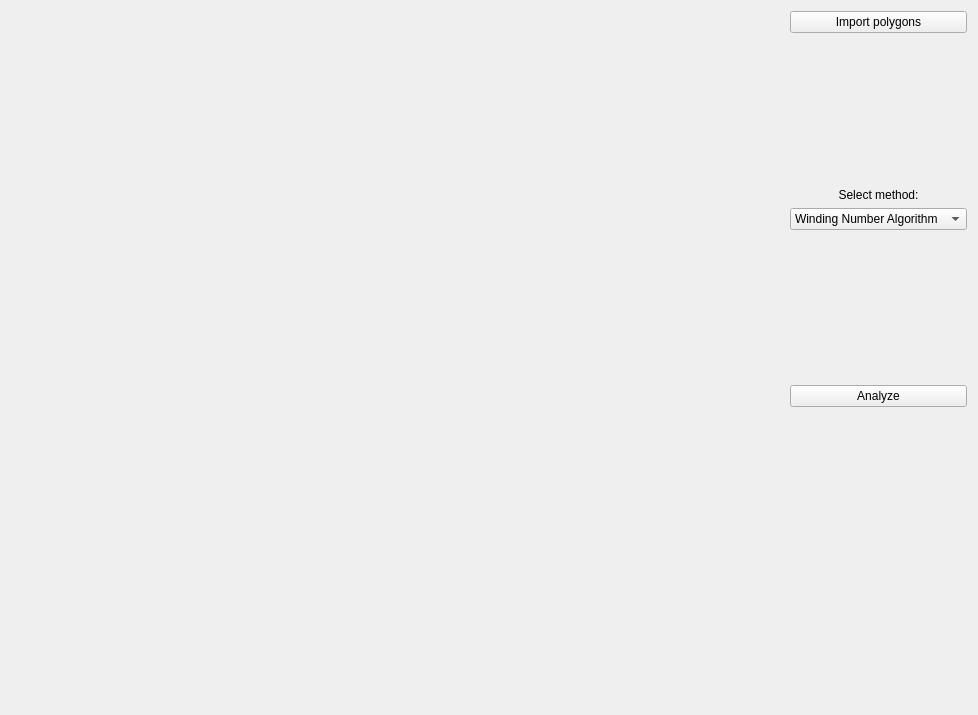
<?xml version="1.0" encoding="UTF-8"?>
<ui version="4.0">
 <class>Widget</class>
 <widget class="QWidget" name="Widget">
  <property name="geometry">
   <rect>
    <x>0</x>
    <y>0</y>
    <width>978</width>
    <height>715</height>
   </rect>
  </property>
  <property name="windowTitle">
   <string>Point Polygon Position </string>
  </property>
  <layout class="QHBoxLayout" name="horizontalLayout">
   <item>
    <widget class="Draw" name="Canvas" native="true">
     <property name="sizePolicy">
      <sizepolicy hsizetype="Preferred" vsizetype="Preferred">
       <horstretch>1</horstretch>
       <verstretch>1</verstretch>
      </sizepolicy>
     </property>
    </widget>
   </item>
   <item>
    <layout class="QVBoxLayout" name="verticalLayout">
     <item>
      <widget class="QPushButton" name="pushButton_2">
       <property name="text">
        <string>Import polygons</string>
       </property>
      </widget>
     </item>
     <item>
      <spacer name="verticalSpacer_4">
       <property name="orientation">
        <enum>Qt::Vertical</enum>
       </property>
       <property name="sizeHint" stdset="0">
        <size>
         <width>20</width>
         <height>40</height>
        </size>
       </property>
      </spacer>
     </item>
     <item>
      <widget class="QLabel" name="label_2">
       <property name="layoutDirection">
        <enum>Qt::LeftToRight</enum>
       </property>
       <property name="text">
        <string>Select method:</string>
       </property>
       <property name="alignment">
        <set>Qt::AlignCenter</set>
       </property>
      </widget>
     </item>
     <item>
      <widget class="QComboBox" name="comboBox">
       <item>
        <property name="text">
         <string>Winding Number Algorithm</string>
        </property>
       </item>
       <item>
        <property name="text">
         <string>Ray Crossing Algorithm</string>
        </property>
       </item>
      </widget>
     </item>
     <item>
      <spacer name="verticalSpacer_2">
       <property name="orientation">
        <enum>Qt::Vertical</enum>
       </property>
       <property name="sizeHint" stdset="0">
        <size>
         <width>20</width>
         <height>40</height>
        </size>
       </property>
      </spacer>
     </item>
     <item>
      <widget class="QPushButton" name="pushButton">
       <property name="text">
        <string>Analyze</string>
       </property>
      </widget>
     </item>
     <item>
      <spacer name="verticalSpacer_3">
       <property name="orientation">
        <enum>Qt::Vertical</enum>
       </property>
       <property name="sizeHint" stdset="0">
        <size>
         <width>20</width>
         <height>40</height>
        </size>
       </property>
      </spacer>
     </item>
     <item>
      <spacer name="verticalSpacer">
       <property name="orientation">
        <enum>Qt::Vertical</enum>
       </property>
       <property name="sizeHint" stdset="0">
        <size>
         <width>20</width>
         <height>40</height>
        </size>
       </property>
      </spacer>
     </item>
    </layout>
   </item>
  </layout>
 </widget>
 <customwidgets>
  <customwidget>
   <class>Draw</class>
   <extends>QWidget</extends>
   <header>draw.h</header>
   <container>1</container>
  </customwidget>
 </customwidgets>
 <resources/>
 <connections/>
</ui>
